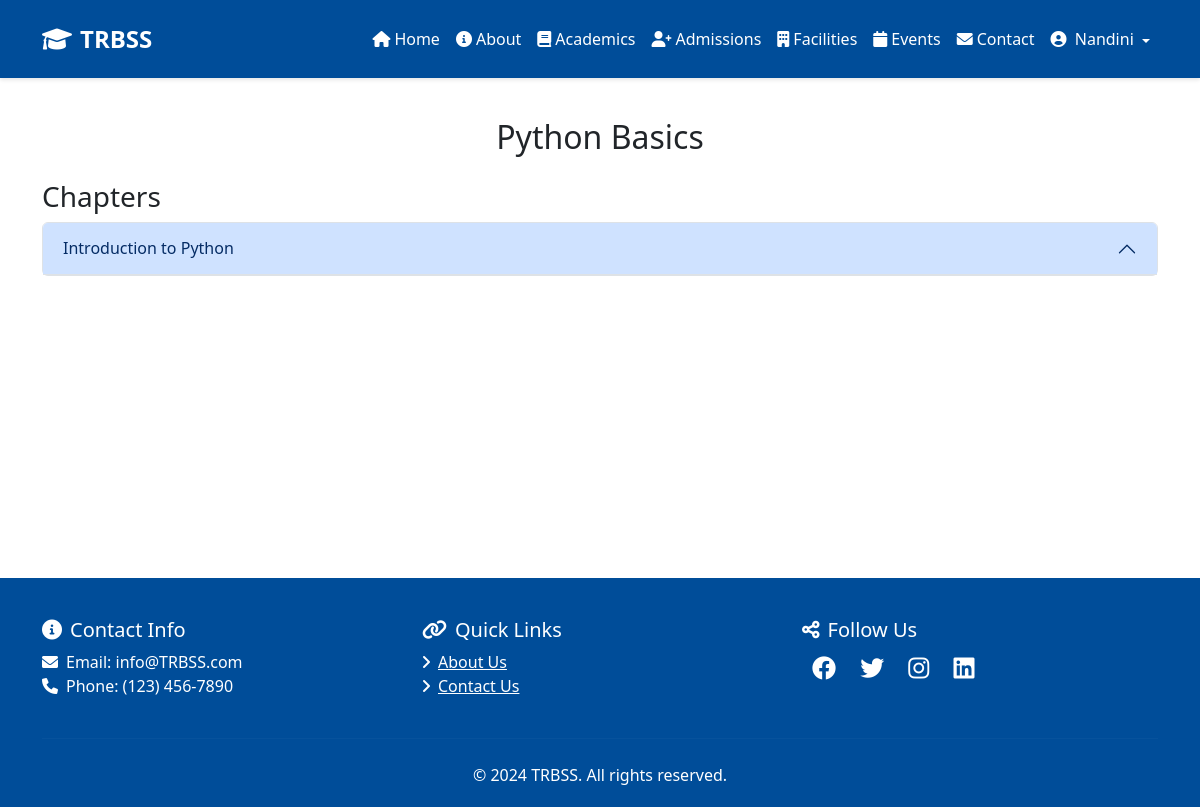
Page /subjects/7/ (signed in) on the committed database.
### main/models.py (models this page shows, shortened)
class User(AbstractUser):
    is_student = models.BooleanField(default=False)
    is_teacher = models.BooleanField(default=False)
    phone = models.CharField(max_length=15, blank=True)
    address = models.TextField(blank=True)

class Subject(models.Model):
    course = models.ForeignKey(Course, related_name='subjects', on_delete=models.CASCADE)
    title = models.CharField(max_length=200)
    order = models.IntegerField(default=0)
    class Meta:
        ordering = ['order']

class Chapter(models.Model):
    subject = models.ForeignKey(Subject, related_name='chapters', on_delete=models.CASCADE)
    title = models.CharField(max_length=200)
    order = models.IntegerField(default=0)
    class Meta:
        ordering = ['order']
    def __str__(self):
        return f"{self.subject.title} - {self.title}"

### main/views.py (the view)
# urls.py: path('subjects/<int:subject_id>/', views.subject_detail, name='subject_detail'),
def subject_detail(request, subject_id):
    try:
        subject = Subject.objects.get(id=subject_id)
        chapters = subject.chapters.all()
        print(chapters)  # Debugging line
        return render(request, 'main/subject_detail.html', {'subject': subject, 'chapters': chapters})
    except Subject.DoesNotExist:
        messages.error(request, 'Subject not found.')
        return redirect('courses')

### main/models.py (called while the page is built)
    @property
    def video_url(self):
        return f"https://www.youtube.com/embed/{self.video_id}"

### main/templates/main/subject_detail.html (shortened to what this page needs)
{% extends 'main/base.html' %}
{% block content %}
<div class="container">
    <h2 class="text-center mb-4">{{ subject.title }}</h2>
    <h3>Chapters</h3>
    <div class="accordion" id="chaptersAccordion">
        {% for chapter in chapters %}
        <div class="accordion-item">
            <h2 class="accordion-header" id="heading{{ chapter.id }}">
                <button class="accordion-button" type="button" data-bs-toggle="collapse" data-bs-target="#collapse{{ chapter.id }}" aria-expanded="true" aria-controls="collapse{{ chapter.id }}">
                    {{ chapter.title }}
                </button>
            </h2>
        </div>
        {% empty %}
        <p>No chapters available for this subject.</p>
        {% endfor %}
    </div>
</div>
{% endblock %}

### main/templates/main/base.html (shortened to what this page needs)
<!DOCTYPE html>
<html>
<head>
    <link href="https://cdn.jsdelivr.net/npm/bootstrap@5.3.0/dist/css/bootstrap.min.css" rel="stylesheet">
    <link rel="stylesheet" href="https://cdnjs.cloudflare.com/ajax/libs/font-awesome/6.0.0/css/all.min.css">
</head>
<body>
    <nav class="navbar navbar-expand-lg navbar-dark">
        <div class="container">
            <a class="navbar-brand" href="{% url 'home' %}">
                <i class="fas fa-graduation-cap me-2"></i>TRBSS
            </a>
            <div class="collapse navbar-collapse" id="navbarNav">
                <ul class="navbar-nav ms-auto mb-2 mb-lg-0">
                    <li class="nav-item">
                        <a class="nav-link" href="{% url 'home' %}">
                            <i class="fas fa-home me-1"></i>Home
                        </a>
                    </li>
                    <li class="nav-item">
                        <a class="nav-link" href="{% url 'about' %}">
                            <i class="fas fa-info-circle me-1"></i>About
                        </a>
                    </li>
                    <li class="nav-item">
                        <a class="nav-link" href="{% url 'academics' %}">
                            <i class="fas fa-book me-1"></i>Academics
                        </a>
                    </li>
                    <li class="nav-item">
                        <a class="nav-link" href="{% url 'admissions' %}">
                            <i class="fas fa-user-plus me-1"></i>Admissions
                        </a>
                    </li>
                    <li class="nav-item">
                        <a class="nav-link" href="{% url 'facilities' %}">
                            <i class="fas fa-building me-1"></i>Facilities
                        </a>
                    </li>
                    <li class="nav-item">
                        <a class="nav-link" href="{% url 'events' %}">
                            <i class="fas fa-calendar me-1"></i>Events
                        </a>
                    </li>
                    <li class="nav-item">
                        <a class="nav-link" href="{% url 'contact' %}">
                            <i class="fas fa-envelope me-1"></i>Contact
                        </a>
                    </li>
                    {% if user.is_authenticated %}
                        <li class="nav-item dropdown">
                            <a class="nav-link dropdown-toggle" href="#" id="navbarDropdown" role="button" data-bs-toggle="dropdown">
                                <i class="fas fa-user-circle me-1"></i>
                                {{ user.username }}
                            </a>
                        </li>
                    {% endif %}
                </ul>
            </div>
        </div>
    </nav>
    <div class="main-content">
        {% block content %}
        {% endblock %}
    </div>
    <footer class="footer">
        <div class="container">
            <div class="row">
                <div class="col-md-4">
                    <h5><i class="fas fa-info-circle me-2"></i>Contact Info</h5>
                    <p>
                        <i class="fas fa-envelope me-2"></i>Email: info@TRBSS.com<br>
                        <i class="fas fa-phone me-2"></i>Phone: (123) 456-7890
                    </p>
                </div>
                <div class="col-md-4">
                    <h5><i class="fas fa-link me-2"></i>Quick Links</h5>
                    <ul class="list-unstyled">
                        <li><a href="{% url 'about' %}" class="text-white"><i class="fas fa-angle-right me-2"></i>About Us</a></li>
                        <li><a href="{% url 'contact' %}" class="text-white"><i class="fas fa-angle-right me-2"></i>Contact Us</a></li>
                    </ul>
                </div>
                <div class="col-md-4">
                    <h5><i class="fas fa-share-alt me-2"></i>Follow Us</h5>
                    <div class="social-links">
                        <a href="#"><i class="fab fa-facebook"></i></a>
                        <a href="#"><i class="fab fa-twitter"></i></a>
                        <a href="#"><i class="fab fa-instagram"></i></a>
                        <a href="#"><i class="fab fa-linkedin"></i></a>
                    </div>
                </div>
            </div>
            <hr class="mt-4 mb-4" style="border-color: rgba(255,255,255,0.1);">
            <div class="text-center">
                <p class="mb-0">&copy; 2024 TRBSS. All rights reserved.</p>
            </div>
        </div>
    </footer>
</body>
</html>

### main/templates/main/base.html (style rules this page uses)
:root { --primary-color: #004d99; --secondary-color: #f8f9fa; }
.navbar { background-color: var(--primary-color); padding: 1rem 0; box-shadow: 0 2px 4px rgba(0,0,0,0.1); }
.navbar-brand { font-size: 1.5rem; font-weight: bold; }
.navbar-brand, .nav-link { color: white !important; transition: color 0.3s ease; }
.footer { background-color: var(--primary-color); color: white; padding: 40px 0 20px; position: relative; bottom: 0; width: 100%; }
.main-content { min-height: calc(100vh - 300px); padding: 40px 0; }
.social-links a { color: white; margin: 0 10px; font-size: 1.5rem; transition: color 0.3s ease; }
.nav-item .dropdown-toggle::after { vertical-align: middle; }
.navbar-nav .nav-link { padding: 0.5rem 1rem; }

### rows in the picture
User: username "Nandini"
Subject: title "Python Basics"
Chapter: title "Introduction to Python"
